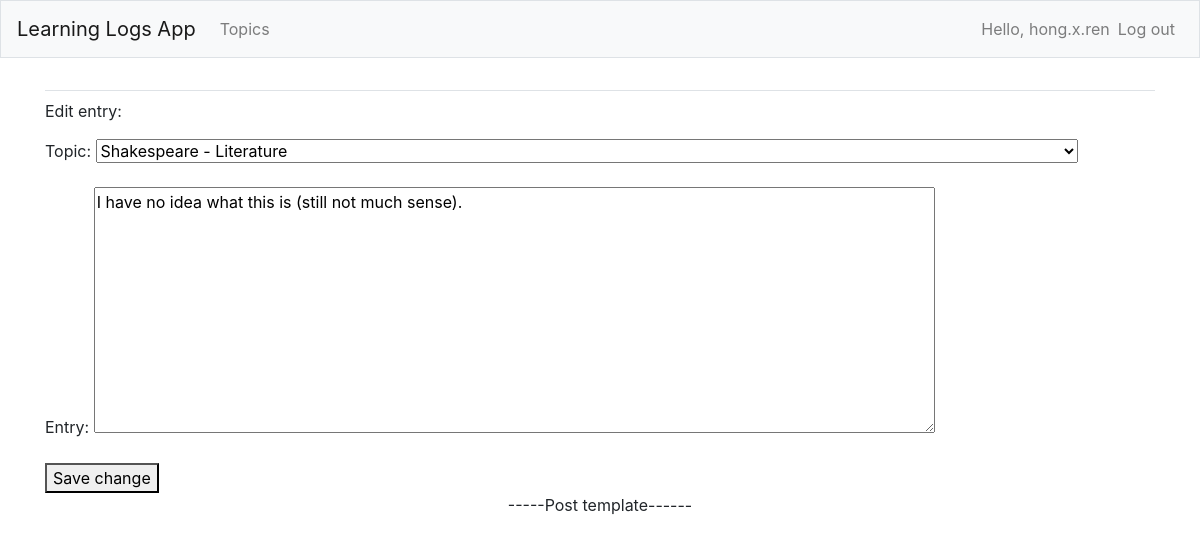
Screenshot of /ll/edit_entry/1/ (signed in) with the database file from the repository.
### learning_logs_app/models.py (models this page shows, shortened)
class Entry( models.Model ):
    topic = models.ForeignKey( Topic, on_delete = models.CASCADE )
    text = models.TextField()
    date_added = models.DateTimeField( auto_now_add = True )
    class Meta:
        verbose_name_plural = 'entries'

class Topic( models.Model ):
    LITERATURE = 'LI'
    SPORTS = 'SP'
    EDUCATION = 'ED'
    CHILDEDU = 'CED'
    ADULTEDU = 'AED'
    MISCELLANEOUS = 'MI'
    TOPIC_CATE_CHOICES = [
        ( LITERATURE, 'Literature' ),
        ( SPORTS, 'Sports' ),
        ( EDUCATION, (
                ( CHILDEDU, 'Children Education' ),
                ( ADULTEDU, 'Adult Education' ),
            ),
        ),
        ( MISCELLANEOUS, 'Miscellaneous'),
    ]
    topic_cate = models.CharField(
        max_length = 3,
        choices = TOPIC_CATE_CHOICES,
        default = LITERATURE
    )
    owner = models.ForeignKey( User, on_delete = models.CASCADE )
    text = models.CharField( max_length = 200 )
    date_added = models.DateTimeField( auto_now_add = True )
    def __str__( self ):
        return f"{ self.text } - { self.get_topic_cate_display() }"

### learning_logs_app/views.py (the view)
# urls.py: path( 'edit_entry/<int:entry_id>/', views.edit_entry, name = 'edit_entry' ),
@login_required
def edit_entry( request, entry_id ):
    entry = Entry.objects.get( id = entry_id )
    topic = entry.topic
    if not_owner( request, topic ):
        raise Http404
    if request.method != 'POST': #initial request filling the form
        form = EntryAnyForm( instance = entry )
    else: #post submitted data for update
        form = EntryAnyForm( instance = entry, data = request.POST )
        if form.is_valid():
            form.save()
            return redirect( 'learning_logs_app:topic', topic_id = topic.id )
    context = { 'form' : form, 'topic' : topic, 'entry' : entry }
    return render( request, 'learning_logs_app/edit_entry.html', context )

### learning_logs_app/forms.py
class EntryAnyForm( forms.ModelForm ):
    class Meta:
        model = Entry
        fields = [ 'topic', 'text' ]
        labels = { 'topic' : 'Topic:', 'text' : 'Entry:' }
        widgets = { 'text' : forms.Textarea( attrs = { 'cols' : 80 } ) }

### learning_logs_app/views.py (called while the page is built)
def not_owner( request, obj ):
    return obj.owner != request.user

### learning_logs_app/templates/learning_logs_app/edit_entry.html (shortened to what this page needs)
{% extends 'learning_logs_app/base.html' %}
{% block content %}
  <p>Edit entry:</p>
  <form action = "{% url 'learning_logs_app:edit_entry' entry.id %}" method = 'POST'>
    {{ form.as_p }}
    <button name = 'Submit'>Save change</button>
  </form>
{% endblock content %}

### learning_logs_app/templates/learning_logs_app/base.html (shortened to what this page needs)
{% load bootstrap4 %}
<!doctype html>
<html lang = 'en'>
  <head>
    {% bootstrap_css %}
  </head>
  <body>
    <nav class = 'navbar navbar-expand-md navbar-light bg-light mb-4 border'/>
      <a class = 'navbar-brand' href = "{% url 'learning_logs_app:index' %}">Learning Logs App</a>
      <div class = 'collapse navbar-collapse' id = 'navbarCollapse'>
        <ul class = 'navbar-nav mr-auto'>
          <li class = 'nav-item'>
            <a class = 'nav-link' href = "{% url 'learning_logs_app:topics' %}">Topics</a>
          </li>
        </ul>
        <ul class = 'navbar-nav ml-auto'>
          {% if user.is_authenticated %}
            <li class = 'nav-item'>
              <span class = 'navbar-text'>Hello, {{ user.username }}</span>
            </li>
	    <li class = 'nav-item'>
              <a class = 'nav-link' href = "{% url 'users:logout' %}">Log out</a>
            </li>
          {% endif %}
        </ul>
      </div>
    <main role = 'main' class = 'container'>
      <div class = 'pb-2 mb-2 border-bottom'>
      </div>
      <div>
        {% block content %} {% endblock content %}
      </div>
<p align = 'center' >-----Post template------</p>
    </main>
  </body>
</html>

### rows the page displays
Entry: topic "Shakespeare - Literature"
Topic: text "I have no idea what this is (still not much sense)."

### other values shown
{{ user.username }} "hong.x.ren"
